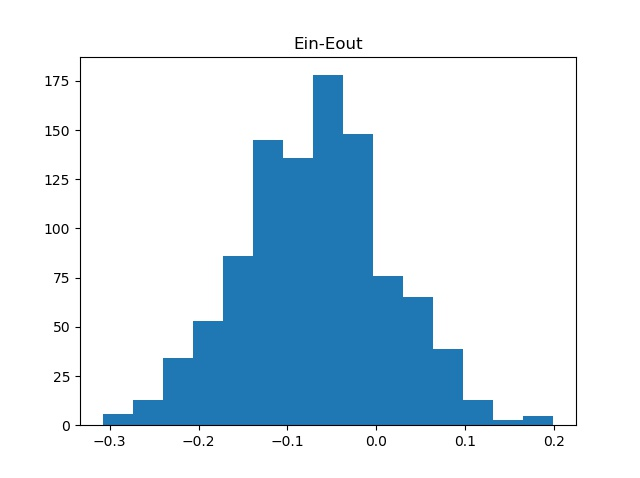

Source code (Python):
#!/usr/bin/env python3
from random import uniform, shuffle, random
import matplotlib.pyplot as plt
import numpy as np
def sign(x):
	return 1 if x > 0 else -1
def h(s, x, theta):
	return s * sign(x - theta)
def test(data, y, s, theta):
	'''return: the number of errors that h(s,data[i],theta) != y[i]'''
	return sum(1 if h(s,x,theta)!=y[i] else 0 for i,x in enumerate(data))

def error(N):
	D = [uniform(-1, 1) for _ in range(N)]
	y = [sign(i) if random()>0.8 else -sign(i) for i in D]

	#add a virtual head data and virtual tail data to D for the purpose of choosing mean easily
	D.insert(0, D[0] - 1)
	D.append(D[-1] + 1)

	ein = N
	min_s ,min_theta = 0,0.0
	for s in [-1, 1]:
		for i in range(N+1):
			theta = (D[i] + D[i + 1]) / 2 # choose mean as theta
			new_ein = test(D[1:-1], y, s, theta) # D[1:-1] ignores the virtual head and the virtual tail
			if new_ein < ein:
				ein = new_ein
				min_s = s
				min_theta = theta
	return ein/N - 0.5+0.3 * min_s * (abs(min_theta) - 1) #ein-eout

N=20
loop_times=1000
ein_minus_eout = [error(N) for _ in range(loop_times)]

plt.hist(ein_minus_eout,bins=15)
plt.title('Ein-Eout')
plt.show()
